Frame 1 (no input): blank canvas, image omitted
Frame 60 (no input): blank canvas, image omitted
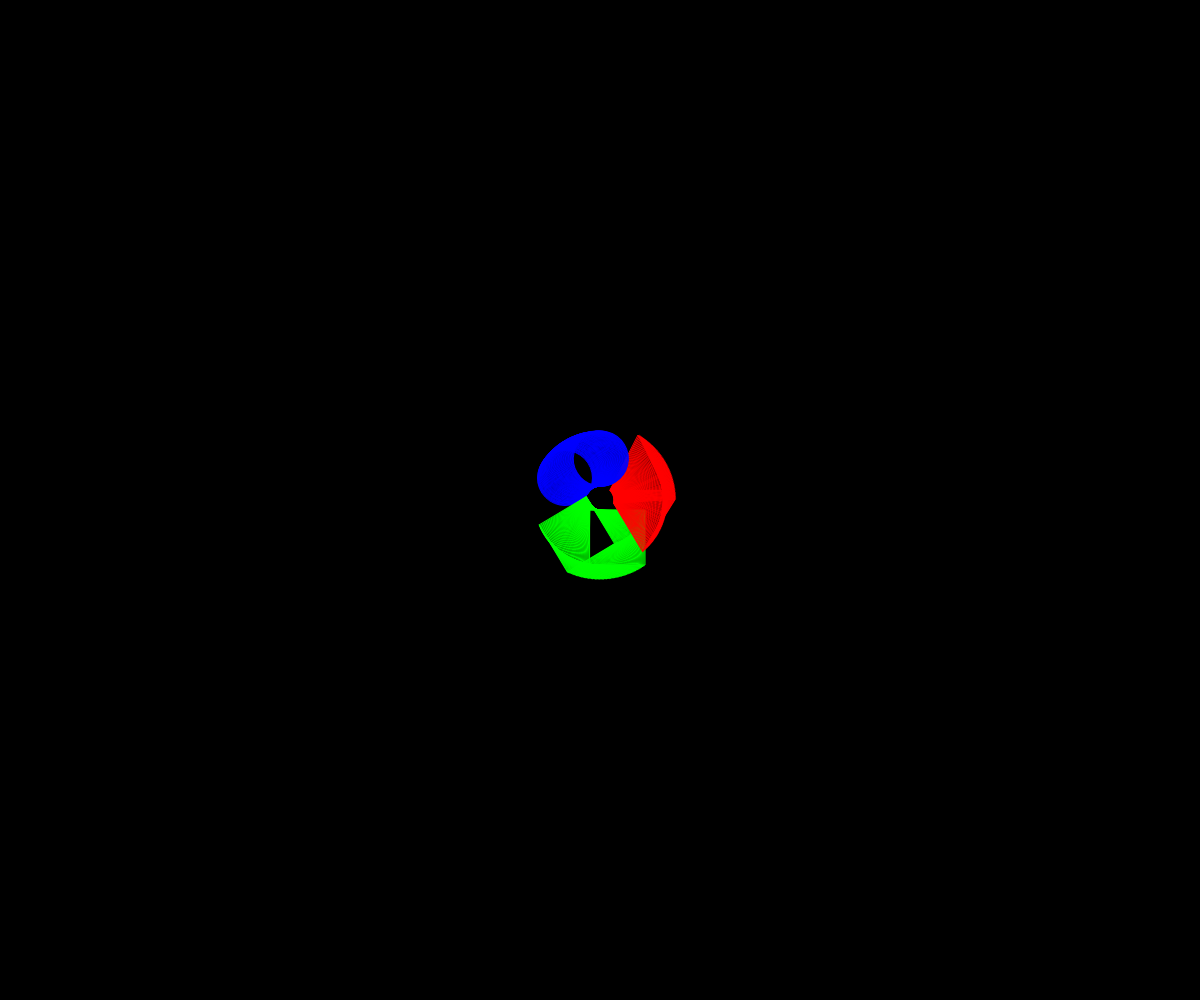
Frame 120 (the mouse pressed at the canvas centre since frame 60)

The p5.js sketch whose frames 1 and 60 were blank and that drew this single picture after the mouse press (run headless with seeded random() and noise() and a simulated clock; from frame 60 on, the mouse is pressed at the canvas centre):

// p5.js sketch
// ── sketch.js
var d = 10
var scl = 1;
var angle = 0;
var angleSpeed = 1;
var s = 1;

function setup() {
  createCanvas(windowWidth, windowHeight);
  background(0);
  cursor(HAND);

 
}

function draw() {
  if (mouseIsPressed && mouseButton == LEFT) {
    push();
    translate(mouseX, mouseY);
    rotate(radians(angle));
    noFill();
    strokeWeight(s);
    stroke(255,0,0);
    triangle((0+d)*scl, (0-d)*scl, (28+d)*scl, (-55-d)*scl, (56+d)*scl, (0-d)*scl);
    stroke(0,255,0);
    square((0-d)*scl, (0+d)*scl, 55*scl);
    stroke(0,0,255);
    circle((-25-d)*scl, (-12-d)*scl, 55*scl);
    //line(0, 0, lineLength, 0);
    pop();
    angle += angleSpeed;
  }
}

function keyPressed() {
  if (keyCode == UP_ARROW) scl += 1;
  if (keyCode == DOWN_ARROW) scl -= 1;
  if (keyCode == LEFT_ARROW) d -= 3;
  if (keyCode == RIGHT_ARROW) d += 3;
  if (key == ',') s -= 0.3;
  if (key == '.') s += 0.3;
  if (keyCode == DELETE || keyCode ==
    BACKSPACE) background(0);
  if (key == '2') blendMode(ADD);
  if (key == '1') blendMode(BLEND);
}
